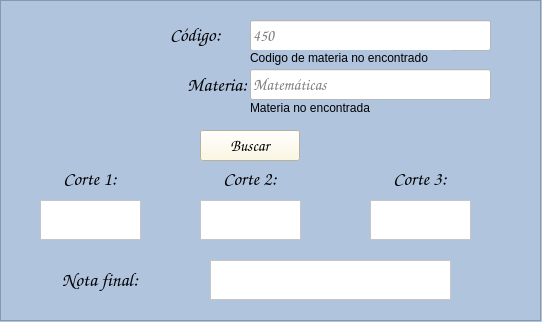
<?xml version="1.0" encoding="UTF-8"?>
<ui version="4.0">
 <class>Form</class>
 <widget class="QWidget" name="Form">
  <property name="geometry">
   <rect>
    <x>0</x>
    <y>0</y>
    <width>542</width>
    <height>322</height>
   </rect>
  </property>
  <property name="windowTitle">
   <string>Form</string>
  </property>
  <property name="styleSheet">
   <string notr="true">background-color: rgb(176,196,222);</string>
  </property>
  <widget class="QFrame" name="frame">
   <property name="geometry">
    <rect>
     <x>0</x>
     <y>0</y>
     <width>541</width>
     <height>321</height>
    </rect>
   </property>
   <property name="frameShape">
    <enum>QFrame::StyledPanel</enum>
   </property>
   <property name="frameShadow">
    <enum>QFrame::Raised</enum>
   </property>
   <widget class="QTextBrowser" name="c1">
    <property name="geometry">
     <rect>
      <x>40</x>
      <y>200</y>
      <width>101</width>
      <height>40</height>
     </rect>
    </property>
    <property name="font">
     <font>
      <family>Comic Sans MS</family>
      <pointsize>12</pointsize>
     </font>
    </property>
    <property name="autoFillBackground">
     <bool>false</bool>
    </property>
    <property name="styleSheet">
     <string notr="true">background-color: rgb(255, 255, 255);</string>
    </property>
    <property name="placeholderText">
     <string/>
    </property>
   </widget>
   <widget class="QTextBrowser" name="c3">
    <property name="geometry">
     <rect>
      <x>370</x>
      <y>200</y>
      <width>101</width>
      <height>40</height>
     </rect>
    </property>
    <property name="font">
     <font>
      <family>Comic Sans MS</family>
      <pointsize>12</pointsize>
     </font>
    </property>
    <property name="styleSheet">
     <string notr="true">background-color: rgb(255, 255, 255);</string>
    </property>
    <property name="placeholderText">
     <string/>
    </property>
   </widget>
   <widget class="QLabel" name="label_7">
    <property name="geometry">
     <rect>
      <x>150</x>
      <y>70</y>
      <width>97</width>
      <height>31</height>
     </rect>
    </property>
    <property name="font">
     <font>
      <family>Comic Sans MS</family>
      <pointsize>14</pointsize>
      <weight>75</weight>
      <bold>true</bold>
     </font>
    </property>
    <property name="text">
     <string>&lt;html&gt;&lt;head/&gt;&lt;body&gt;&lt;p align=&quot;right&quot;&gt;Materia:&lt;/p&gt;&lt;/body&gt;&lt;/html&gt;</string>
    </property>
   </widget>
   <widget class="QLabel" name="label_10">
    <property name="geometry">
     <rect>
      <x>170</x>
      <y>160</y>
      <width>160</width>
      <height>39</height>
     </rect>
    </property>
    <property name="font">
     <font>
      <family>Comic Sans MS</family>
      <pointsize>14</pointsize>
      <weight>75</weight>
      <bold>true</bold>
     </font>
    </property>
    <property name="text">
     <string>&lt;html&gt;&lt;head/&gt;&lt;body&gt;&lt;p align=&quot;center&quot;&gt;&lt;span style=&quot; font-weight:400;&quot;&gt;Corte 2:&lt;/span&gt;&lt;/p&gt;&lt;/body&gt;&lt;/html&gt;</string>
    </property>
   </widget>
   <widget class="QLabel" name="label_8">
    <property name="geometry">
     <rect>
      <x>170</x>
      <y>20</y>
      <width>81</width>
      <height>30</height>
     </rect>
    </property>
    <property name="font">
     <font>
      <family>Comic Sans MS</family>
      <pointsize>14</pointsize>
      <weight>75</weight>
      <bold>true</bold>
     </font>
    </property>
    <property name="text">
     <string>Código:</string>
    </property>
   </widget>
   <widget class="QLabel" name="label_11">
    <property name="geometry">
     <rect>
      <x>340</x>
      <y>160</y>
      <width>160</width>
      <height>39</height>
     </rect>
    </property>
    <property name="font">
     <font>
      <family>Comic Sans MS</family>
      <pointsize>14</pointsize>
      <weight>75</weight>
      <bold>true</bold>
     </font>
    </property>
    <property name="text">
     <string>&lt;html&gt;&lt;head/&gt;&lt;body&gt;&lt;p align=&quot;center&quot;&gt;&lt;span style=&quot; font-weight:400;&quot;&gt;Corte 3:&lt;/span&gt;&lt;/p&gt;&lt;/body&gt;&lt;/html&gt;</string>
    </property>
   </widget>
   <widget class="QTextBrowser" name="nf">
    <property name="geometry">
     <rect>
      <x>210</x>
      <y>260</y>
      <width>241</width>
      <height>40</height>
     </rect>
    </property>
    <property name="font">
     <font>
      <family>Comic Sans MS</family>
      <pointsize>12</pointsize>
     </font>
    </property>
    <property name="styleSheet">
     <string notr="true">background-color: rgb(255, 255, 255);</string>
    </property>
   </widget>
   <widget class="QPushButton" name="burcarno">
    <property name="geometry">
     <rect>
      <x>200</x>
      <y>130</y>
      <width>100</width>
      <height>31</height>
     </rect>
    </property>
    <property name="font">
     <font>
      <family>Comic Sans MS</family>
      <pointsize>12</pointsize>
     </font>
    </property>
    <property name="styleSheet">
     <string notr="true">background-color: rgb(255, 248, 220);</string>
    </property>
    <property name="text">
     <string>Buscar</string>
    </property>
   </widget>
   <widget class="QLabel" name="label_12">
    <property name="geometry">
     <rect>
      <x>20</x>
      <y>260</y>
      <width>160</width>
      <height>40</height>
     </rect>
    </property>
    <property name="font">
     <font>
      <family>Comic Sans MS</family>
      <pointsize>14</pointsize>
      <weight>75</weight>
      <bold>true</bold>
     </font>
    </property>
    <property name="text">
     <string>&lt;html&gt;&lt;head/&gt;&lt;body&gt;&lt;p align=&quot;center&quot;&gt;Nota final:&lt;/p&gt;&lt;/body&gt;&lt;/html&gt;</string>
    </property>
   </widget>
   <widget class="QLabel" name="label_9">
    <property name="geometry">
     <rect>
      <x>10</x>
      <y>160</y>
      <width>160</width>
      <height>39</height>
     </rect>
    </property>
    <property name="font">
     <font>
      <family>Comic Sans MS</family>
      <pointsize>14</pointsize>
      <weight>75</weight>
      <bold>true</bold>
     </font>
    </property>
    <property name="text">
     <string>&lt;html&gt;&lt;head/&gt;&lt;body&gt;&lt;p align=&quot;center&quot;&gt;&lt;span style=&quot; font-weight:400;&quot;&gt;Corte 1:&lt;/span&gt;&lt;/p&gt;&lt;/body&gt;&lt;/html&gt;</string>
    </property>
   </widget>
   <widget class="QTextBrowser" name="c2">
    <property name="geometry">
     <rect>
      <x>200</x>
      <y>200</y>
      <width>101</width>
      <height>40</height>
     </rect>
    </property>
    <property name="font">
     <font>
      <family>Comic Sans MS</family>
      <pointsize>12</pointsize>
     </font>
    </property>
    <property name="styleSheet">
     <string notr="true">background-color: rgb(255, 255, 255);</string>
    </property>
    <property name="placeholderText">
     <string/>
    </property>
   </widget>
   <widget class="QLineEdit" name="codiesc">
    <property name="geometry">
     <rect>
      <x>250</x>
      <y>20</y>
      <width>241</width>
      <height>31</height>
     </rect>
    </property>
    <property name="font">
     <font>
      <family>Comic Sans MS</family>
      <pointsize>12</pointsize>
     </font>
    </property>
    <property name="styleSheet">
     <string notr="true">background-color: rgb(255, 255, 255);</string>
    </property>
    <property name="placeholderText">
     <string>450</string>
    </property>
   </widget>
   <widget class="QLineEdit" name="mateesc">
    <property name="geometry">
     <rect>
      <x>250</x>
      <y>69</y>
      <width>241</width>
      <height>31</height>
     </rect>
    </property>
    <property name="font">
     <font>
      <family>Comic Sans MS</family>
      <pointsize>12</pointsize>
     </font>
    </property>
    <property name="styleSheet">
     <string notr="true">background-color: rgb(255, 255, 255);</string>
    </property>
    <property name="placeholderText">
     <string>Matemáticas</string>
    </property>
   </widget>
   <widget class="QLabel" name="err_ma">
    <property name="enabled">
     <bool>true</bool>
    </property>
    <property name="geometry">
     <rect>
      <x>250</x>
      <y>100</y>
      <width>131</width>
      <height>16</height>
     </rect>
    </property>
    <property name="text">
     <string>Materia no encontrada</string>
    </property>
   </widget>
   <widget class="QLabel" name="err_es">
    <property name="enabled">
     <bool>true</bool>
    </property>
    <property name="geometry">
     <rect>
      <x>250</x>
      <y>50</y>
      <width>201</width>
      <height>16</height>
     </rect>
    </property>
    <property name="text">
     <string>Codigo de materia no encontrado</string>
    </property>
   </widget>
  </widget>
 </widget>
 <resources/>
 <connections/>
</ui>
